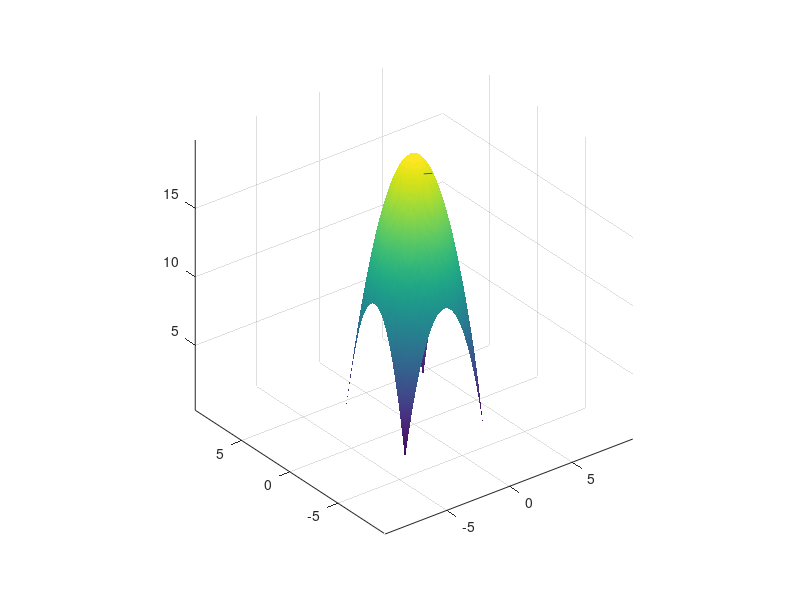

The MATLAB source for this figure:
clear;
x = -pi:0.1:pi;
y = -pi:0.1:pi;
[X, Y] = meshgrid(x, y);
Z = 20 - X.^2 - Y.^2;
surf(X, Y, Z);
shading interp;

hold on;

f = @(x, y) 20 - x.^2 - y.^2;

x0 = 0;
y0 = -1;
z0 = f(x0, y0);

h = 0.000001;
f_der_x = (f(x0+h, y0) - f(x0, y0)) / h;
f_der_y = (f(x0, y0+h) - f(x0, y0)) / h;

n_ort = [-f_der_x -f_der_y 1] / sqrt((f_der_x)^2 + (f_der_y)^2 + 1);

x_norm = [x0 x0+n_ort(1)];
y_norm = [y0 y0+n_ort(2)];
z_norm = [z0 z0+n_ort(3)];

plot3(x_norm, y_norm, z_norm);
axis equal;
